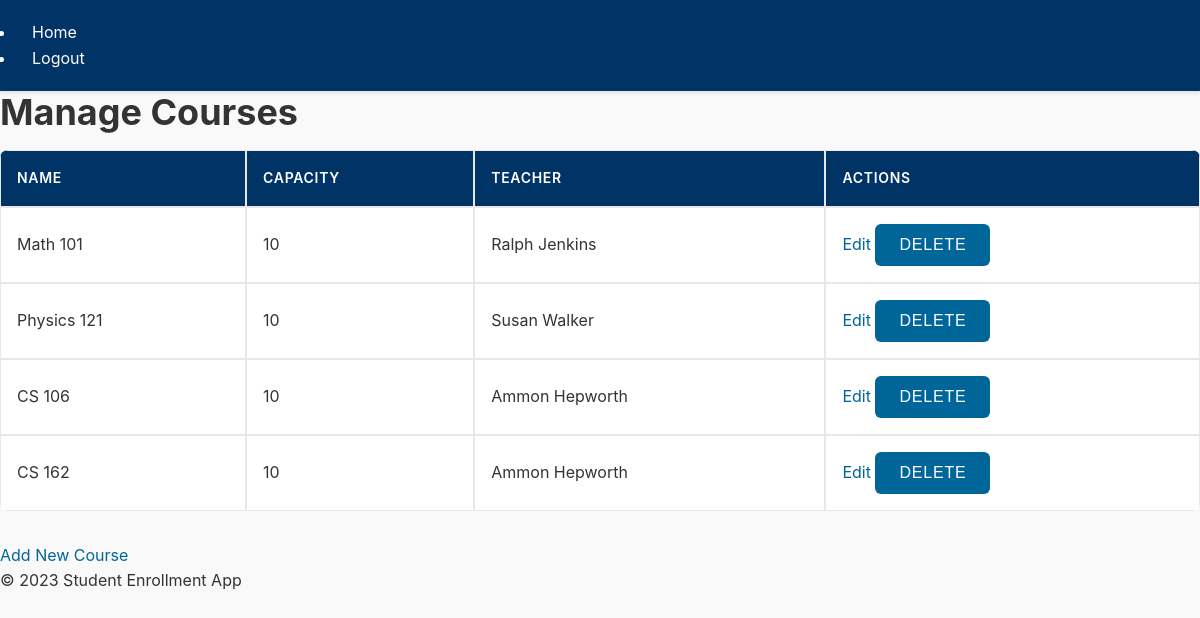
/admin/courses (signed in), run on the app's committed database.
### app/models.py (models this page shows, shortened)
class Course(db.Model):
    id = db.Column(db.Integer, primary_key=True)
    name = db.Column(db.String(120), index=True, unique=True, nullable=False)
    capacity = db.Column(db.Integer, nullable=False)
    teacher_id = db.Column(db.Integer, db.ForeignKey('user.id'), nullable=False)  # Link to the teacher
    teacher = db.relationship('User', backref='courses')  # Backref to access courses taught by the teacher
    enrollments = db.relationship('Enrollment', back_populates='course', lazy='dynamic')

class User(UserMixin, db.Model):
    id = db.Column(db.Integer, primary_key=True)
    username = db.Column(db.String(64), index=True, unique=True, nullable=False)
    email = db.Column(db.String(120), index=True, unique=True, nullable=False)
    password_hash = db.Column(db.String(128), nullable=False)
    role = db.Column(db.String(20), nullable=False)  # student, teacher, or admin
    enrollments = db.relationship('Enrollment', backref='student', lazy='dynamic')

### app/routes.py (the view)
    @app.route('/admin/courses')
    @login_required
    def admin_courses():
        if admin_required(): return admin_required()
        courses = Course.query.all()
        return render_template('admin/courses.html', courses=courses)

### app/__init__.py (called while the page is built)
def create_app():
    app = Flask(__name__)
    app.config.from_object(Config)
    db.init_app(app)
    login_manager.init_app(app)
    admin.name = 'Admin Mode'
    admin.url = '/admin_panel'
    admin.init_app(app)
    with app.app_context():
        from app.models import User, Course, Enrollment
        admin.add_view(ModelView(User, db.session))
        admin.add_view(ModelView(Course, db.session))
        admin.add_view(ModelView(Enrollment, db.session))
        db.create_all()
    from app.routes import init_routes
    init_routes(app)
    @login_manager.user_loader
    def load_user(user_id):
        return User.query.get(int(user_id))
    return app

### app/templates/admin/courses.html
{% extends 'base.html' %}
{% block content %}
<h1>Manage Courses</h1>
<table>
    <thead>
        <tr>
            <th>Name</th>
            <th>Capacity</th>
            <th>Teacher</th>
            <th>Actions</th>
        </tr>
    </thead>
    <tbody>
        {% for course in courses %}
        <tr>
            <td>{{ course.name }}</td>
            <td>{{ course.capacity }}</td>
            <td>{{ course.teacher.username }}</td>
            <td>
                <a href="{{ url_for('admin_edit_course', course_id=course.id) }}">Edit</a>
                <form action="{{ url_for('admin_delete_course', course_id=course.id) }}" method="post" style="display:inline;">
                    <button type="submit" onclick="return confirm('Are you sure you want to delete this course?');">Delete</button>
                </form>
            </td>
        </tr>
        {% endfor %}
    </tbody>
</table>
<a href="{{ url_for('admin_new_course') }}">Add New Course</a>
{% endblock %}

### app/static/base.css (style rules this page uses)
*, *::before, *::after { box-sizing: border-box; margin: 0; padding: 0; }
body { font-family: 'Inter', system-ui, -apple-system, sans-serif; margin: 0; padding: 0; background-color: #f9f9f9; color: #333; line-height: 1.6; min-height: 100vh; }
h1, h2, h3, h4, h5, h6 { margin-bottom: 1rem; line-height: 1.2; }
h1 { font-size: 2.25rem; }
table { width: 100%; border-collapse: separate; border-spacing: 0; margin-bottom: 2rem; background-color: #ffffff; border-radius: 8px; overflow: hidden; }
table th, table td { border: 1px solid #e5e7eb; padding: 1rem; text-align: left; }
table th { background-color: #003366; color: white; font-weight: 600; text-transform: uppercase; letter-spacing: 0.05em; font-size: 0.875rem; }
form { max-width: 500px; margin: 0 auto; }
button, .btn { display: inline-block; background-color: #006699; color: white; border: none; border-radius: 6px; padding: 0.75rem 1.5rem; cursor: pointer; font-size: 1rem; font-weight: 500; text-transform: uppercase; letter-spacing: 0.05em; transition: all 0.2s; }
a { color: #006699; text-decoration: none; transition: color 0.2s; }

### data on the page
Course: name "Math 101", capacity "10", teacher.username "Ralph Jenkins"
Course: name "Physics 121", capacity "10", teacher.username "Susan Walker"
Course: name "CS 106", capacity "10", teacher.username "Ammon Hepworth"
Course: name "CS 162", capacity "10", teacher.username "Ammon Hepworth"
